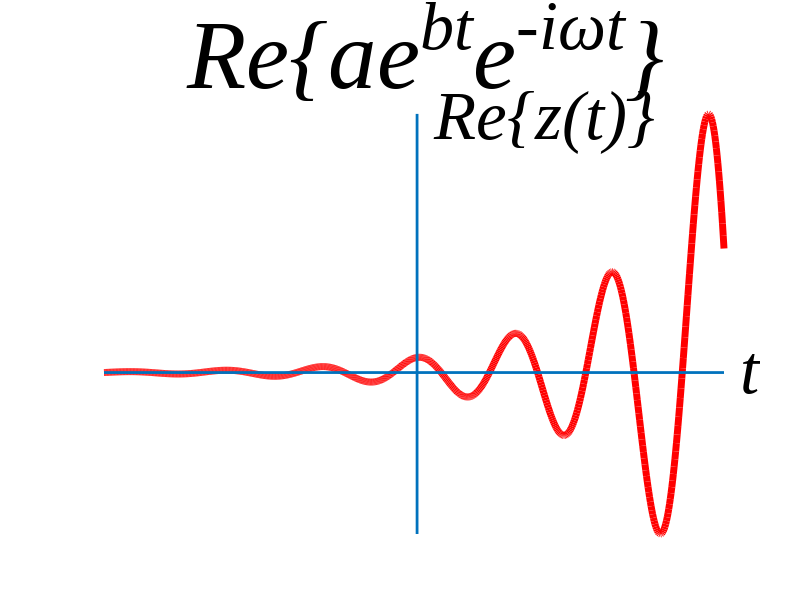

This figure's MATLAB source:
clc;
close all force;
clear variables;

a = 0.01;
b = 0.15;
t = [-20.4:0.05:20];

RE = a*exp(b*(t(1:length(t)))).*cos((t(1:length(t))));
minX = min(t);
maxX = max(t);
minY = min(RE);
maxY = max(RE);

set(0, 'DefaultAxesFontName', 'Times New Roman');
figure('Position', [1 1 1920 1080]);

plot(t, RE, 'r', 'LineWidth', 5);
line([minX, maxX],[0, 0], 'LineWidth', 2);
line([0, 0],[minY, maxY], 'LineWidth', 2);
text(maxX, 0,'\it t', 'FontSize', 50, 'Fontname','Times New Roman', 'fontWeight', 'Bold');
text(0, maxY-0.005,'\it Re\{z(t)\}', 'FontSize', 50, 'Fontname','Times New Roman', 'fontWeight', 'Bold');
axis off;
axis([minX maxX minY maxY]);
title(['\it Re\{ae^b^te^-^i^\omega^t\}'], 'FontSize', 70, 'Fontname','Times New Roman', 'fontWeight', 'Bold');